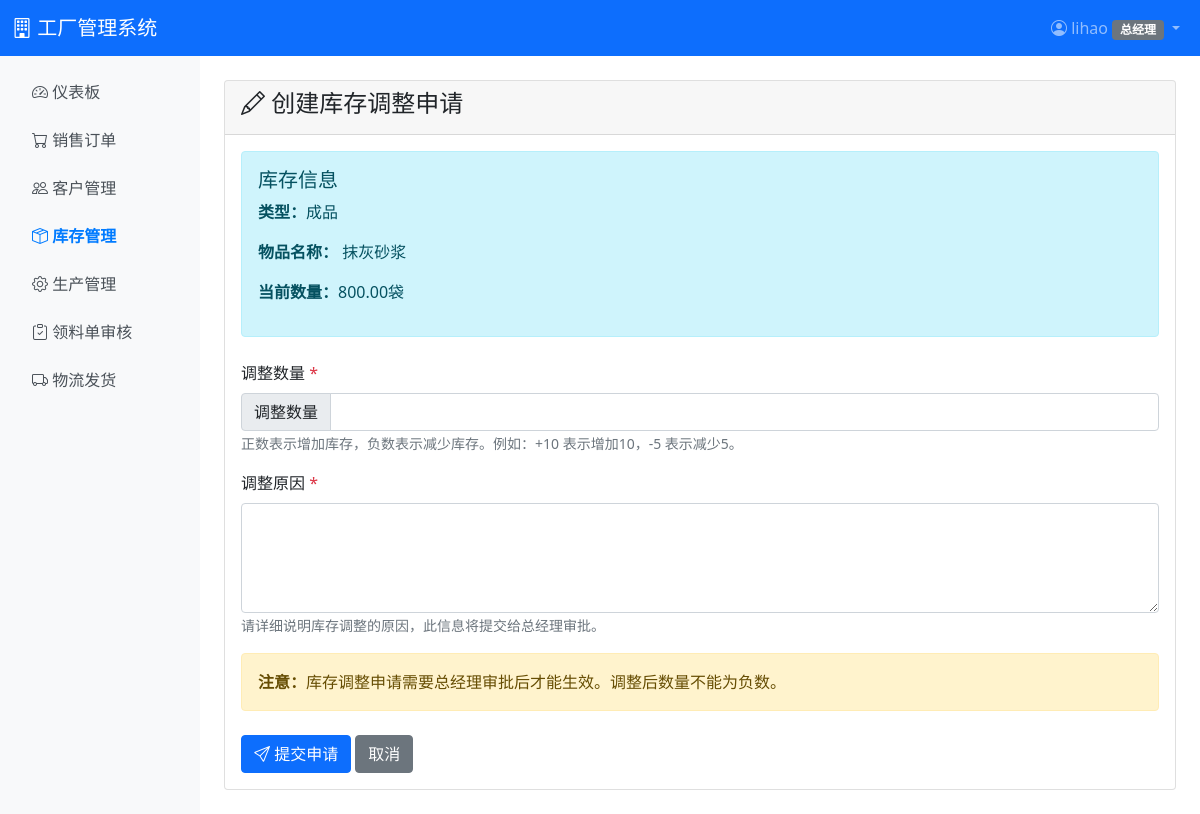
Page /inventory/adjustments/create/4/ (signed in) on the earlier database version.
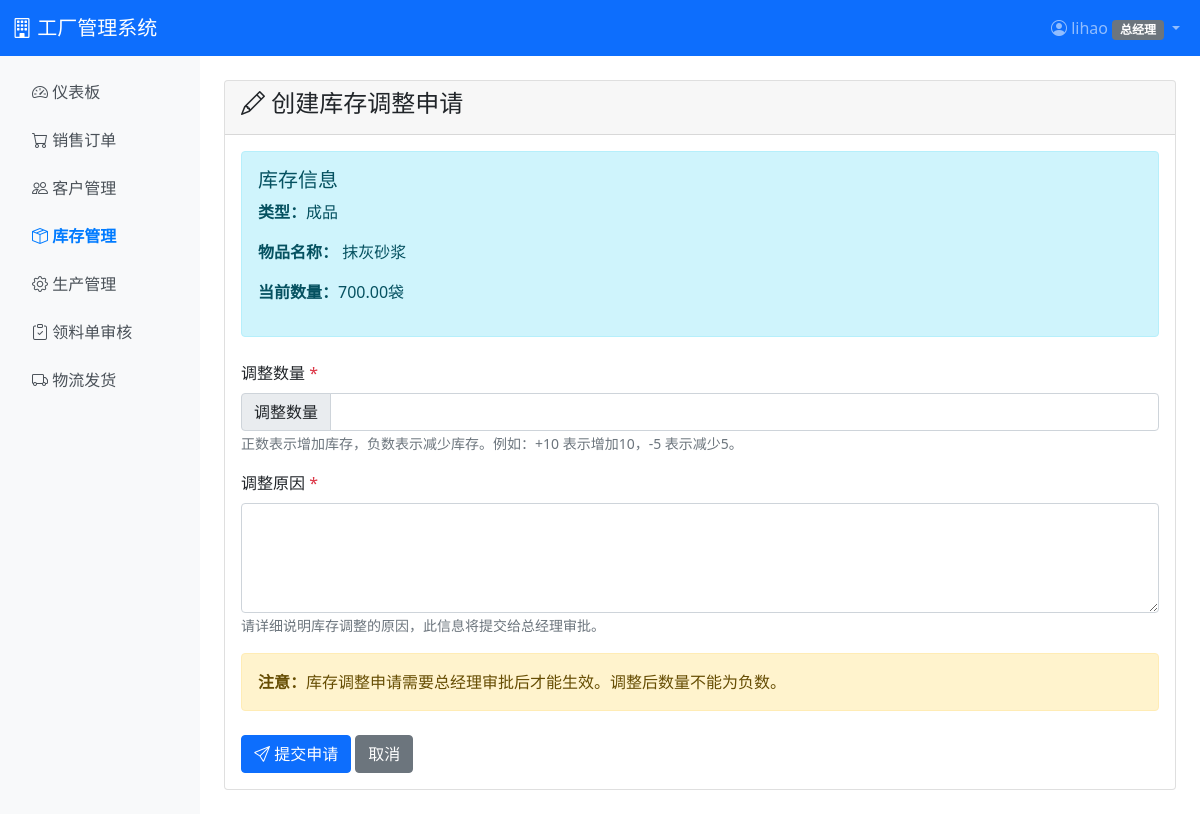
Same page on the later database version.
### inventory/models.py (models this page shows, shortened)
class Inventory(models.Model):
    INVENTORY_TYPE_CHOICES = [
        ('product', '成品'),
        ('material', '原料'),
    ]
    inventory_type = models.CharField(max_length=20, choices=INVENTORY_TYPE_CHOICES, verbose_name='库存类型')
    product = models.ForeignKey(Product, on_delete=models.CASCADE, null=True, blank=True, related_name='inventory', verbose_name='成品')
    material = models.ForeignKey(Material, on_delete=models.CASCADE, null=True, blank=True, related_name='inventory', verbose_name='原料')
    quantity = models.DecimalField(max_digits=10, decimal_places=2, default=0, validators=[MinValueValidator(0)], verbose_name='数量')
    unit = models.CharField(max_length=20, verbose_name='单位')
    updated_at = models.DateTimeField(auto_now=True, verbose_name='更新时间')
    class Meta:
        verbose_name = '库存'
        verbose_name_plural = '库存'
        unique_together = [
            ['inventory_type', 'product'],
            ['inventory_type', 'material'],
        ]

class Product(models.Model):
    sku = models.CharField(max_length=50, unique=True, verbose_name='SKU编码')
    name = models.CharField(max_length=200, verbose_name='产品名称')
    category = models.ForeignKey(ProductCategory, on_delete=models.PROTECT, null=True, blank=True, verbose_name='分类')
    specification = models.TextField(blank=True, verbose_name='规格说明')
    sale_price = models.DecimalField(max_digits=10, decimal_places=2, verbose_name='售价')
    safety_stock = models.DecimalField(max_digits=10, decimal_places=2, default=0, verbose_name='安全库存')
    unit = models.CharField(max_length=20, default='件', verbose_name='单位')
    created_at = models.DateTimeField(auto_now_add=True, verbose_name='创建时间')
    updated_at = models.DateTimeField(auto_now=True, verbose_name='更新时间')
    class Meta:
        verbose_name = '成品'
        verbose_name_plural = '成品'
        ordering = ['sku']

### inventory/views.py (the view)
# urls.py: path('adjustments/create/<int:inventory_pk>/', views.inventory_adjustment_create, name='adjustment_create'),
@login_required
@role_or_permission_required('warehouse', 'ceo', permission_code='inventory.adjustment.create')
def inventory_adjustment_create(request, inventory_pk):
    from .forms import InventoryAdjustmentRequestForm
    from django.utils import timezone
    inventory = get_object_or_404(Inventory, pk=inventory_pk)
    if request.method == 'POST':
        form = InventoryAdjustmentRequestForm(request.POST)
        if form.is_valid():
            adjustment = form.save(commit=False)
            adjustment.inventory = inventory
            adjustment.current_quantity = inventory.quantity
            adjustment.applicant = request.user
            adjustment.request_no = f"IAR{timezone.now().strftime('%Y%m%d%H%M%S')}"
            adjustment.new_quantity = adjustment.current_quantity + adjustment.adjust_quantity
            if adjustment.new_quantity < 0:
                messages.error(request, '调整后数量不能为负数')
                return render(request, 'inventory/adjustment_form.html', {'form': form, 'inventory': inventory})
            adjustment.save()
            messages.success(request, f'库存调整申请 {adjustment.request_no} 已提交，等待总经理审批')
            return redirect('inventory:adjustment_list')
    else:
        form = InventoryAdjustmentRequestForm()
    return render(request, 'inventory/adjustment_form.html', {'form': form, 'inventory': inventory})

### inventory/forms.py
class InventoryAdjustmentRequestForm(forms.ModelForm):
    class Meta:
        model = InventoryAdjustmentRequest
        fields = ['adjust_quantity', 'reason']
        widgets = {
            'adjust_quantity': forms.NumberInput(attrs={'class': 'form-control', 'step': '0.01'}),
            'reason': forms.Textarea(attrs={'class': 'form-control', 'rows': 4, 'required': True}),
        }
        labels = {
            'adjust_quantity': '调整数量',
            'reason': '调整原因',
        }

### templates/inventory/adjustment_form.html (shortened to what this page needs)
{% extends 'base.html' %}
{% block content %}
<div class="card">
    <div class="card-header">
        <h4><i class="bi bi-pencil"></i> 创建库存调整申请</h4>
    </div>
    <div class="card-body">
        <div class="alert alert-info mb-4">
            <h5>库存信息</h5>
            <p><strong>类型：</strong>{{ inventory.get_inventory_type_display }}</p>
            <p><strong>物品名称：</strong>
                {% if inventory.inventory_type == 'product' %}
                    {{ inventory.product.name }}
                {% else %}
                    {{ inventory.material.name }}
                {% endif %}
            </p>
            <p><strong>当前数量：</strong>{{ inventory.quantity }}{{ inventory.unit }}</p>
        </div>
        <form method="post">
            <div class="mb-3">
                <label class="form-label">{{ form.adjust_quantity.label }} <span class="text-danger">*</span></label>
                <div class="input-group">
                    <span class="input-group-text">调整数量</span>
                    {{ form.adjust_quantity }}
                </div>
                <small class="form-text text-muted">
                    正数表示增加库存，负数表示减少库存。例如：+10 表示增加10，-5 表示减少5。
                </small>
            </div>
            <div class="mb-3">
                <label class="form-label">{{ form.reason.label }} <span class="text-danger">*</span></label>
                {{ form.reason }}
                <small class="form-text text-muted">请详细说明库存调整的原因，此信息将提交给总经理审批。</small>
            </div>
            <div class="alert alert-warning">
                <strong>注意：</strong>库存调整申请需要总经理审批后才能生效。调整后数量不能为负数。
            </div>
            <div class="mt-4">
                <button type="submit" class="btn btn-primary">
                    <i class="bi bi-send"></i> 提交申请
                </button>
                <a href="{% url 'inventory:inventory_list' %}" class="btn btn-secondary">取消</a>
            </div>
        </form>
    </div>
</div>
{% endblock %}

Differences in the rows shown:
changed Inventory "成品": quantity "800.00" → "700.00"
